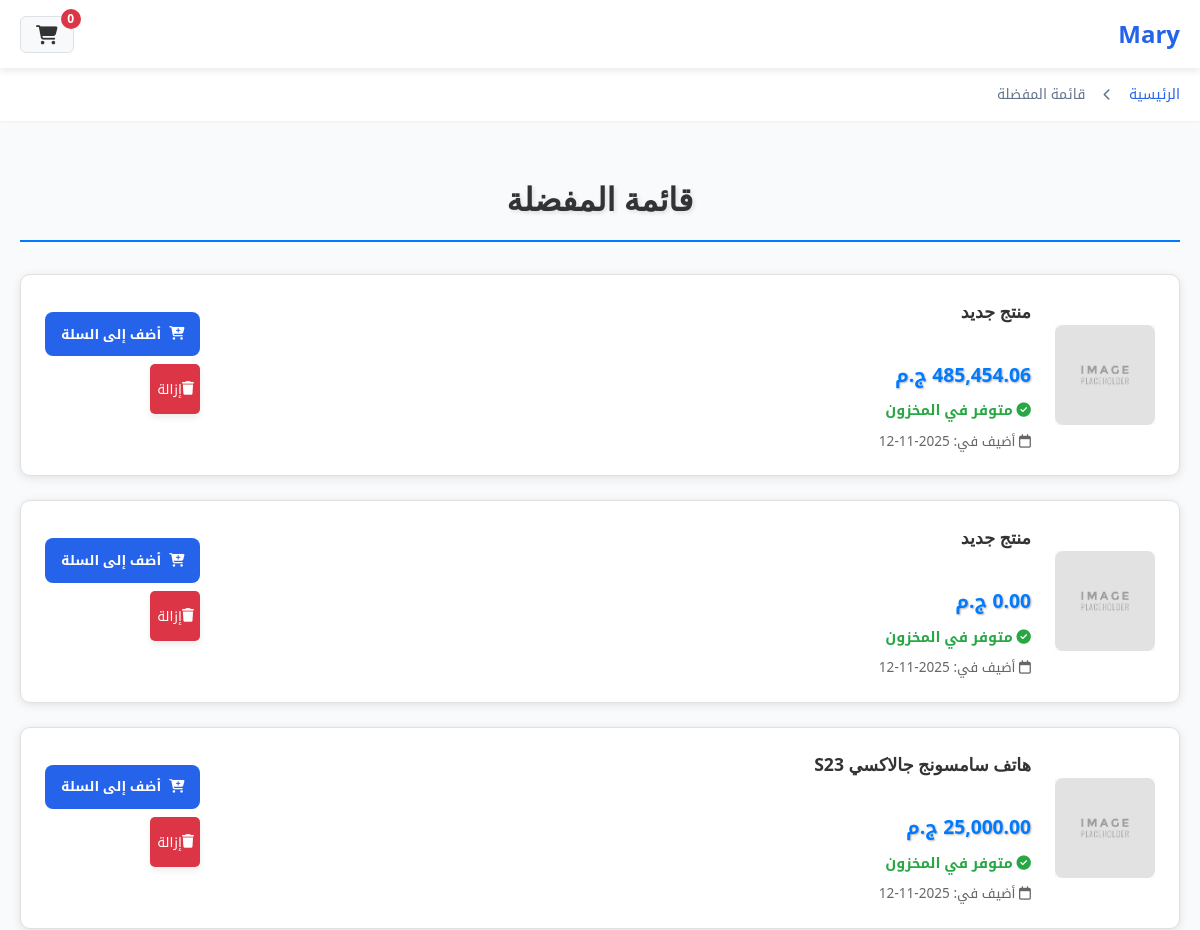
The page /wishlist.php (signed in, upper part) on the database as committed earlier.
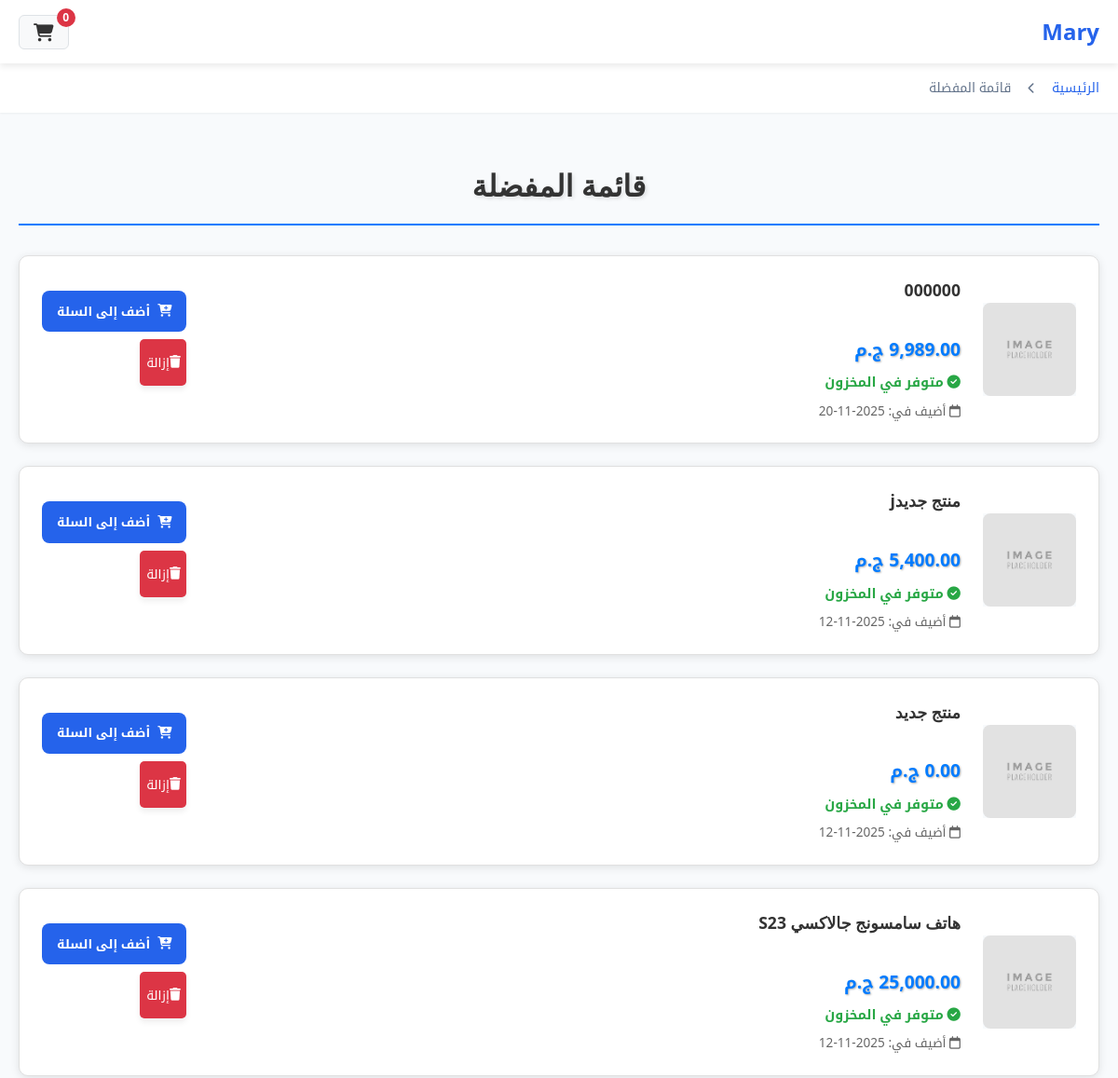
The same page on the database as committed later.
### tables this page shows
CREATE TABLE `wishlists` (
  `id` int(11) NOT NULL,
  `customer_id` int(11) NOT NULL,
  `product_id` int(11) NOT NULL,
  `created_at` timestamp NOT NULL DEFAULT current_timestamp()
);

CREATE TABLE `products` (
  `id` int(11) NOT NULL,
  `category_id` int(11) DEFAULT NULL,
  `title` varchar(255) NOT NULL,
  `slug` varchar(255) NOT NULL,
  `description` text DEFAULT NULL,
  `short_description` varchar(500) DEFAULT NULL,
  `price` decimal(10,2) NOT NULL,
  `discount_percentage` decimal(5,2) DEFAULT 0.00,
  `discount_amount` decimal(10,2) DEFAULT 0.00,
  `final_price` decimal(10,2) GENERATED ALWAYS AS (`price` - greatest(`discount_amount`,`price` * `discount_percentage` / 100)) STORED,
  `ad_discount_increase` decimal(5,2) DEFAULT 0.00,
  `ad_end_date` timestamp NULL DEFAULT NULL,
  `stock` int(11) DEFAULT 0,
  `sku` varchar(100) DEFAULT NULL,
  `weight` decimal(8,2) DEFAULT NULL,
  `dimensions` varchar(100) DEFAULT NULL,
  `main_image` varchar(255) DEFAULT NULL,
  `views` int(11) DEFAULT 0,
  `orders_count` int(11) DEFAULT 0,
  `rating_avg` decimal(3,2) DEFAULT 0.00,
  `rating_count` int(11) DEFAULT 0,
  `is_featured` tinyint(1) DEFAULT 0,
  `is_active` tinyint(1) DEFAULT 1,
  `meta_title` varchar(255) DEFAULT NULL,
  `meta_description` text DEFAULT NULL,
  `created_at` timestamp NOT NULL DEFAULT current_timestamp(),
  `updated_at` timestamp NOT NULL DEFAULT current_timestamp() ON UPDATE current_timestamp(),
  `product_condition` enum('new','used','refurbished','needs_repair') DEFAULT 'new',
  `special_offer_type` enum('none','points','coupon','gift','discount') DEFAULT 'none',
  `special_offer_value` varchar(255) DEFAULT NULL,
  `auction_enabled` tinyint(1) DEFAULT 0,
  `auction_end_time` timestamp NULL DEFAULT NULL,
  `starting_price` decimal(10,2) DEFAULT 0.00,
  `current_bid` decimal(10,2) DEFAULT 0.00,
  `bid_count` int(11) DEFAULT 0,
  `created_by` int(11) DEFAULT NULL,
  `store_type` enum('main','customer') DEFAULT 'main',
  `donation_discount_applied` tinyint(1) DEFAULT 0,
  `donation_id` int(11) DEFAULT NULL
);

CREATE TABLE `settings` (
  `id` int(11) NOT NULL,
  `setting_key` varchar(100) NOT NULL,
  `setting_value` text DEFAULT NULL,
  `setting_type` enum('text','number','boolean','json') DEFAULT 'text',
  `created_at` timestamp NOT NULL DEFAULT current_timestamp(),
  `updated_at` timestamp NOT NULL DEFAULT current_timestamp() ON UPDATE current_timestamp()
);

### functions.php (called while the page is built, shortened)
<?php
require_once 'config.php';
if (!function_exists('getSetting')) {
    function getSetting($key, $default = '') {
        global $pdo;
        try {
            $stmt = $pdo->prepare("SELECT setting_value FROM settings WHERE setting_key = ?");
            $stmt->execute([$key]);
            $result = $stmt->fetchColumn();
            return $result !== false ? $result : $default;
        } catch (Exception $e) {
            return $default;
        }
    }
}
function formatPrice($price) {
    return number_format($price, 2) . ' ' . getSetting('currency_symbol', 'ج.م');
}
function getWishlistProducts($customerId) {
    global $pdo;
    $stmt = $pdo->prepare("
        SELECT p.*, w.created_at as added_date
        FROM wishlists w
        JOIN products p ON w.product_id = p.id
        WHERE w.customer_id = ? AND p.is_active = 1
        ORDER BY w.created_at DESC
    ");
    $stmt->execute([$customerId]);
    return $stmt->fetchAll(PDO::FETCH_ASSOC);
}
 ?>

### wishlist.php (the view, shortened to what the changed rows need)
<?php
require_once 'functions.php';
$customerId = $_SESSION['customer_id'];
$wishlistProducts = getWishlistProducts($customerId);
$storeName = getSetting('store_name', 'متجر إلكتروني');
?>
<!DOCTYPE html>
<html lang="ar" dir="rtl">
<head>
    <link rel="stylesheet" href="assets/css/styles.css">
    <link rel="stylesheet" href="https://cdnjs.cloudflare.com/ajax/libs/font-awesome/6.4.0/css/all.min.css">
</head>
<body>
    <header class="site-header">
        <div class="container">
            <div class="header-content">
                <div class="logo">
                    <a href="index.php"><h1><?= htmlspecialchars($storeName) ?></h1></a>
                </div>
            </div>
        </div>
    </header>
<main class="wishlist-page">
    <div class="container">
        <h1 class="page-title">قائمة المفضلة</h1>
        <?php if (empty($wishlistProducts)): ?>
            <div class="empty-wishlist">
                <i class="fas fa-heart"></i>
                <h2>قائمة المفضلة فارغة</h2>
                <p>لم تقم بإضافة أي منتجات إلى المفضلة بعد</p>
                <a href="index.php" class="btn btn-primary">استمر في التسوق</a>
            </div>
        <?php else: ?>
            <div class="wishlist-products">
                <?php foreach ($wishlistProducts as $product): ?>
                    <div class="wishlist-item">
                        <div class="product-image">
                            <a href="product.php?id=<?= $product['id'] ?>">
                                <img src="<?= htmlspecialchars($product['main_image'] ?: 'assets/images/placeholder.jpg') ?>"
                                     alt="<?= htmlspecialchars($product['title']) ?>"
                                     onerror="this.src='assets/images/placeholder.jpg'">
                            </a>
                        </div>
                        <div class="product-details">
                            <h3 class="product-title">
                                <a href="product.php?id=<?= $product['id'] ?>" title="<?= htmlspecialchars($product['title']) ?>">
                                    <?= htmlspecialchars($product['title']) ?>
                                </a>
                            </h3>
                            <div class="product-price">
                                <?= formatPrice($product['final_price']) ?>
                            </div>
                            <div class="product-stock">
                                <?php if ($product['stock'] > 0): ?>
                                    <span class="in-stock">
                                        <i class="fas fa-check-circle"></i> متوفر في المخزون
                                    </span>
                                <?php else: ?>
                                    <span class="out-stock">
                                        <i class="fas fa-times-circle"></i> نفذت الكمية
                                    </span>
                                <?php endif; ?>
                            </div>
                            <div class="added-date">
                                <i class="far fa-calendar"></i>
                                أضيف في: <?= date('Y-m-d', strtotime($product['added_date'])) ?>
                            </div>
                        </div>
                        <div class="product-actions">
                            <?php if ($product['stock'] > 0): ?>
                                <button class="btn btn-primary" onclick="addToCart(<?= $product['id'] ?>)">
                                    <i class="fas fa-cart-plus"></i> أضف إلى السلة
                                </button>
                            <?php else: ?>
                                <button class="btn btn-disabled" disabled>
                                    <i class="fas fa-cart-plus"></i> غير متوفر
                                </button>
                            <?php endif; ?>
                            <a href="wishlist.php?remove=<?= $product['id'] ?>" class="btn-remove"
                               onclick="return confirm('هل تريد إزالة هذا المنتج من المفضلة؟')">
                                <i class="fas fa-trash"></i> إزالة
                            </a>
                        </div>
                    </div>
                <?php endforeach; ?>
            </div>
        <?php endif; ?>
    </div>
</main>
</body>
</html>

Rows that differ between the two databases and show on the page:
added wishlists: product.title "000000", product.setting_value "9,989.00 ج.م", created_at "2025-11-20"
changed through a linked row, wishlists: product.title "منتج جديد" → "منتج جديدj"; product.setting_value "485,454.06 ج.م" → "5,400.00 ج.م"
